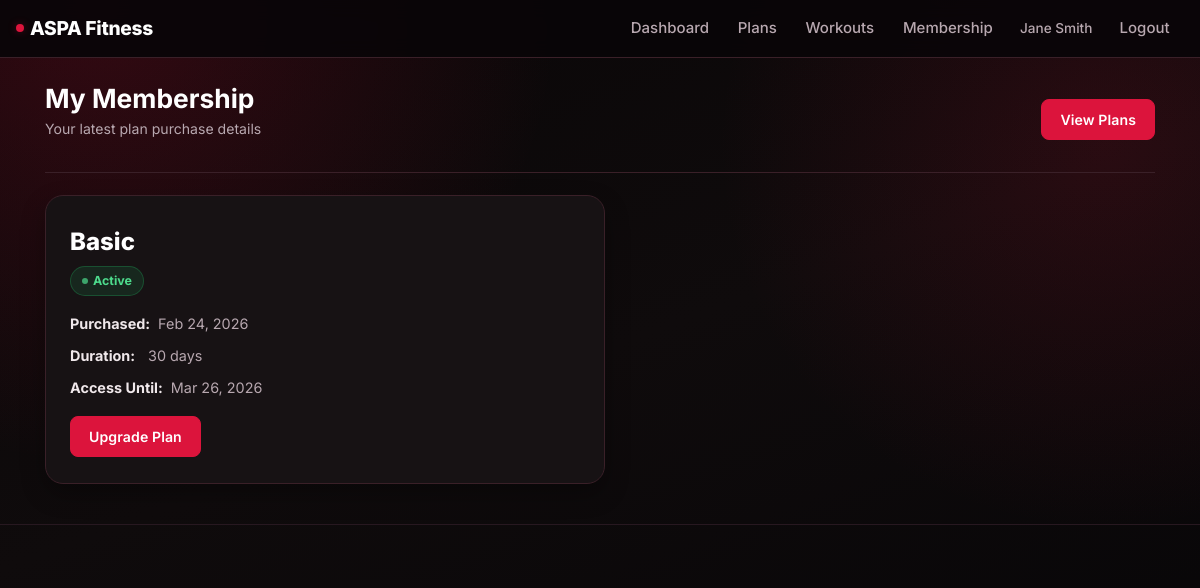
Page /user/subscription.php (signed in) on the committed database.
### tables this page shows
CREATE TABLE IF NOT EXISTS payments (
    id INT AUTO_INCREMENT PRIMARY KEY,
    user_id INT NOT NULL,
    plan_id INT NOT NULL,
    amount DECIMAL(10,2) NOT NULL,
    payment_date DATETIME DEFAULT CURRENT_TIMESTAMP,
    payment_status ENUM('pending','completed','failed') DEFAULT 'completed',
    transaction_id VARCHAR(100),
    FOREIGN KEY (user_id) REFERENCES users(id) ON DELETE CASCADE,
    FOREIGN KEY (plan_id) REFERENCES membership_plans(id) ON DELETE CASCADE
);

CREATE TABLE IF NOT EXISTS membership_plans (
    id INT AUTO_INCREMENT PRIMARY KEY,
    plan_name VARCHAR(100) NOT NULL,
    duration INT NOT NULL COMMENT 'duration in days',
    price DECIMAL(10,2) NOT NULL,
    description TEXT
);

### user/subscription.php (the view, shortened to what this page needs)
<?php
require_once __DIR__ . '/../config/app.php';
$userId = (int)$_SESSION['user_id'];
$stmt = $conn->prepare('SELECT p.payment_date, p.payment_status, m.plan_name, m.duration FROM payments p JOIN membership_plans m ON p.plan_id = m.id WHERE p.user_id = ? AND p.payment_status = "completed" ORDER BY p.payment_date DESC LIMIT 1');
$stmt->bind_param('i', $userId);
$stmt->execute();
$membership = $stmt->get_result()->fetch_assoc();
?>
<?php include __DIR__ . '/../includes/header.php'; ?>
<section class="page-section">
    <div class="page-header">
        <div>
            <h2>My Membership</h2>
            <p class="page-header-sub">Your latest plan purchase details</p>
        </div>
        <a href="<?= BASE_URL ?>/user/view_plans.php" class="btn btn-primary">View Plans</a>
    </div>
    <?php if ($membership): ?>
        <div class="subscription-card">
            <div class="subscription-plan-name"><?= htmlspecialchars($membership['plan_name']) ?></div>
            <div class="mb-3 mt-1">
                <span class="status-pill active">Active</span>
            </div>
            <div class="subscription-meta-row">
                <strong>Purchased:</strong>
                <span><?= date('M d, Y', strtotime($membership['payment_date'])) ?></span>
            </div>
            <div class="subscription-meta-row">
                <strong>Duration:</strong>
                <span><?= (int)$membership['duration'] ?> days</span>
            </div>
            <?php $endDate = date('Y-m-d', strtotime($membership['payment_date'] . ' +' . (int)$membership['duration'] . ' days')); ?>
            <div class="subscription-meta-row">
                <strong>Access Until:</strong>
                <span><?= date('M d, Y', strtotime($endDate)) ?></span>
            </div>
            <div class="mt-3">
                <a href="<?= BASE_URL ?>/user/view_plans.php" class="btn btn-primary">Upgrade Plan</a>
            </div>
        </div>
    <?php else: ?>
        <div class="alert alert-warning" role="alert">
            You have no plan purchase yet. <a href="<?= BASE_URL ?>/user/view_plans.php">Browse our plans</a> to get started.
        </div>
    <?php endif; ?>
</section>
<?php include __DIR__ . '/../includes/footer.php'; ?>

### assets/css/style.css (style rules this page uses)
:root { --bg: #0f0b0c; --surface: #171214; --surface-2: #1e141a; --surface-3: #251820; --text: #f0e8eb; --muted: #b8a8b0; --muted-2: #8a7880; --accent: #dc143c; --accent-2: #a80f2e; --accent-3: #ff3a60; --accent-soft: rgba(220, 20, 60, 0.16); --accent-glow: rgba(220, 20, 60, 0.32); --line: #3a2028; --line-soft: #271820; --success: #1f9e58; --success-soft: rgba(31, 158, 88, 0.15); --warning: #ef9f2f; --warning-soft: rgba(239, 159, 47, 0.15); --danger-soft: rgba(220, 20, 60, 0.15); --info-soft: rgba(100, 160, 240, 0.13); --radius-sm: 8px; --radius: 12px; --radius-lg: 18px; --radius-xl: 24px; --shadow-sm: 0 4px 12px rgba(0, 0, 0, 0.28); --shadow: 0 10px 24px rgba(0, 0, 0, 0.32); --shadow-lg: 0 18px 40px rgba(0, 0, 0, 0.44); --transition: 0.25s ease; }
*, *::before, *::after { box-sizing: border-box; }
html { scroll-behavior: smooth; }
body { font-family: 'Inter', "Segoe UI", "Trebuchet MS", sans-serif; font-size: 15px; line-height: 1.65; background: radial-gradient(circle at 8% 0%, rgba(220, 20, 60, 0.20) 0%, transparent 34%), radial-gradient(circle at 92% 18%, rgba(163, 15, 43, 0.18) 0%, transparent 30%), linear-gradient(160deg, #090607 0%, var(--bg) 46%, #060507 100%); background-attachment: fixed; color: var(--text); min-height: 100vh; }
a { color: var(--accent-3); text-decoration: none; transition: color var(--transition); }
h1, h2, h3, h4, h5, h6 { color: #fff; font-weight: 700; line-height: 1.25; }
strong { color: var(--text); }
.page-header { display: flex; align-items: center; justify-content: space-between; flex-wrap: wrap; gap: 12px; margin-bottom: 22px; padding-bottom: 16px; border-bottom: 1px solid var(--line); }
.page-header h2, .page-header h1 { margin: 0; font-size: 1.65rem; }
.page-header .page-header-sub { color: var(--muted); font-size: 0.88rem; margin-top: 2px; }
.page-section { animation: riseIn 0.6s ease both; }
.status-pill { display: inline-flex; align-items: center; gap: 5px; font-size: 0.78rem; font-weight: 700; padding: 4px 11px; border-radius: 999px; text-transform: capitalize; }
.status-pill::before { content: ''; width: 6px; height: 6px; border-radius: 50%; background: currentColor; opacity: 0.7; }
.status-pill.active { background: var(--success-soft); color: #4ddb8c; border: 1px solid rgba(31, 158, 88, 0.35); }
.btn { border-radius: var(--radius-sm); font-weight: 600; font-size: 0.88rem; padding: 9px 18px; transition: background var(--transition), border-color var(--transition), box-shadow var(--transition), transform 0.15s ease; letter-spacing: 0.1px; }
.btn-primary { background: var(--accent); border-color: var(--accent); color: #fff; }
.subscription-card { background: var(--surface); border: 1px solid var(--line); border-radius: var(--radius-lg); padding: 26px 24px; box-shadow: var(--shadow); max-width: 560px; }
.subscription-plan-name { font-size: 1.5rem; font-weight: 800; color: #fff; margin-bottom: 4px; }
.subscription-meta-row { display: flex; align-items: baseline; gap: 8px; margin-bottom: 8px; font-size: 0.9rem; color: var(--muted); }
.subscription-meta-row strong { color: var(--text); min-width: 70px; display: inline-block; }

### rows in the picture
payments: plan.plan_name "Basic", payment_date "Feb 24, 2026", plan.duration "30", payment_date.duration "Mar 26, 2026"

### other values in the picture
$_SESSION['name'] "Jane Smith"
